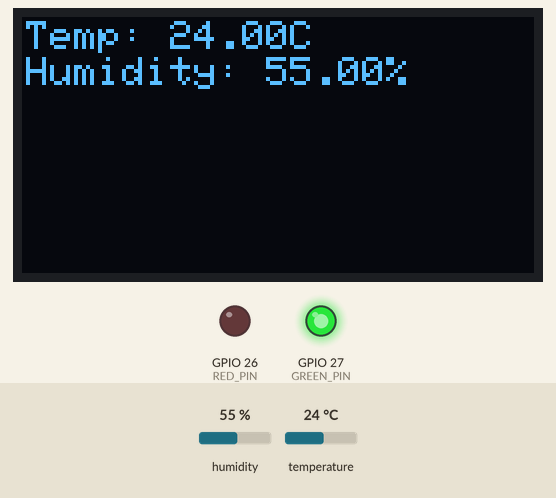
The sketch below on a simulated ESP32. Parts: 128×64 one-colour display, output pins drawn as LEDs (lit = HIGH). Inputs (shaded band) come from the test bench; at power-on: temperature 24 °C, humidity 55 %.

Above: at 1.2 s.
1.3 s: temperature set to 27.4 °C
At 1.9 s:
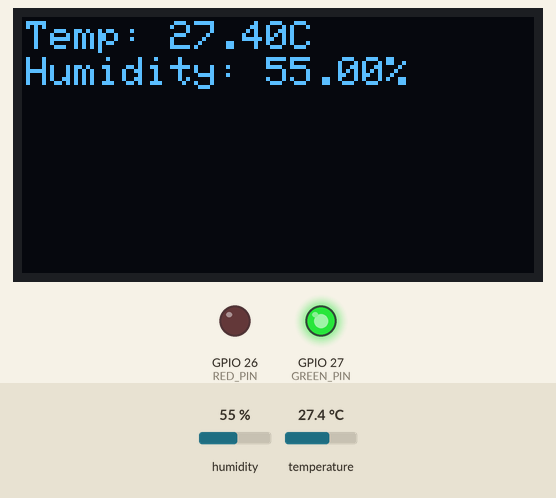
2.8 s: temperature set to 28.3 °C
At 3.6 s:
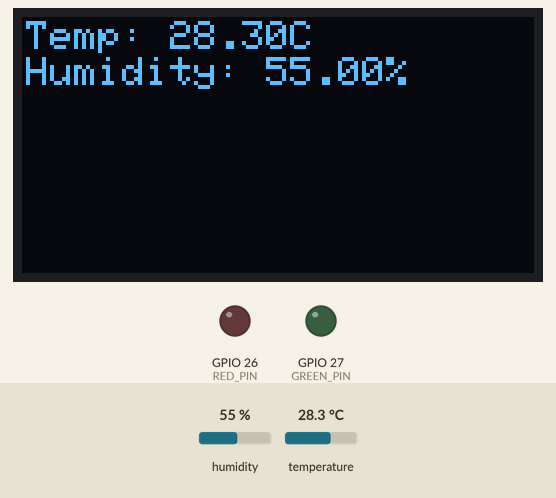
4.5 s: temperature set to 29.8 °C
At 5.4 s:
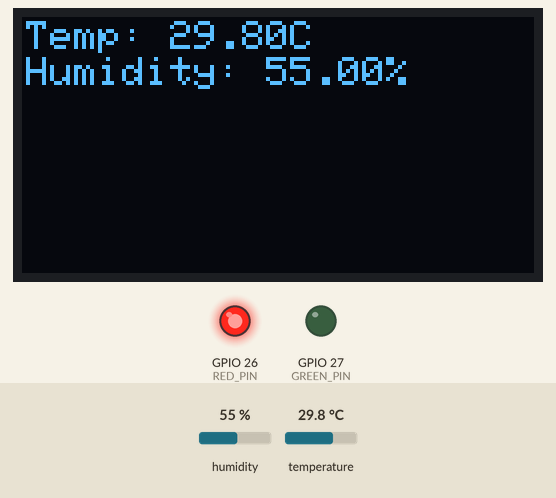
6.1 s: humidity set to 22 %
At 7.1 s:
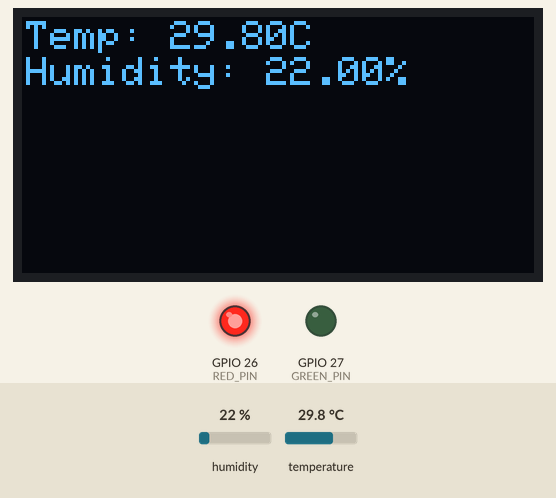
Timing chart, 0 to 8.8 s (numbered marks = the images above; inputs shaded):
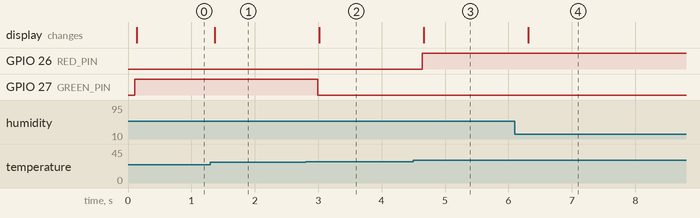

The sketch:

ExperimentSeven.ino
```cpp
#include <Wire.h>
#include <Adafruit_GFX.h>
#include <Adafruit_SH110X.h>
#include <Adafruit_AHT10.h>

// Constants for OLED display
#define SCREEN_WIDTH 128  // OLED display width in pixels
#define SCREEN_HEIGHT 64  // OLED display height in pixels
#define OLED_RESET -1     // Reset pin (-1 if using Arduino reset pin)
#define I2C_ADDRESS 0x3C  // Default I2C address for OLED display

// Constants for AHT10
#define AHT10_ADDRESS 0x38
#define AHT_RESET_CMD 0xBA
#define AHT_START_MEASUREMENT 0xAC

// Constants for LED pins
#define RED_PIN 26    // Pin for the red LED
#define GREEN_PIN 27  // Pin for the green LED
#define BLUE_PIN 2    // Pin for the blue LED (not used in this code)

// Create objects for OLED display and AHT10 sensor
Adafruit_SH1106G display = Adafruit_SH1106G(SCREEN_WIDTH, SCREEN_HEIGHT, &Wire, OLED_RESET);
Adafruit_AHT10 aht;

void setup()
{
  // Configure LED pins as outputs
  pinMode(GREEN_PIN, OUTPUT);
  pinMode(RED_PIN, OUTPUT);

  // Initialize the AHT10 sensor
  Wire.begin();
  aht.begin();

  // Initialize the OLED display
  display.begin(I2C_ADDRESS, true);  // true -> use internal buffer
  display.clearDisplay();           // Clear the display
  display.setTextColor(SH110X_WHITE); // Set text color to white
  display.setTextSize(1);            // Set default text size
}

void loop()
{
  // Read data from the sensor
  sensors_event_t humidity, temp;
  aht.getEvent(&humidity, &temp);

  // Control LED indicators based on temperature
  if (temp.temperature > 29) {
    digitalWrite(GREEN_PIN, LOW);  // Turn off green LED
    digitalWrite(RED_PIN, HIGH);  // Turn on red LED
  } else if (temp.temperature < 28) {
    digitalWrite(GREEN_PIN, HIGH); // Turn on green LED
    digitalWrite(RED_PIN, LOW);    // Turn off red LED
  } else {
    digitalWrite(GREEN_PIN, LOW);  // Turn off both LEDs
    digitalWrite(RED_PIN, LOW);
  }

  // Display temperature and humidity data on the OLED
  display.setCursor(1, 1);
  display.print("Temp: ");
  display.print(temp.temperature);
  display.print("C");

  display.setCursor(1, 10);
  display.print("Humidity: ");
  display.print(humidity.relative_humidity);
  display.print("%");

  display.display();  // Update the display
  delay(100);         // Small delay before the next update
  display.clearDisplay(); // Clear the display for new data
}
```

Measured:
- the behaviour switches between 27.9 and 28 °C on temperature (found by bisection; images 1 and 2)
- the behaviour switches between 29 and 29.1 °C on temperature (found by bisection; images 2 and 3)
- after the input at 1.3 s, the display: changes after 0.07 s (image 1)
- after the input at 2.8 s, GPIO 27 (GREEN_PIN): HIGH → LOW after 0.19 s; the display: changes after 0.22 s (image 2)
- after the input at 4.5 s, GPIO 26 (RED_PIN): LOW → HIGH after 0.14 s; the display: changes after 0.16 s (image 3)
- after the input at 6.1 s, the display: changes after 0.21 s (image 4)
